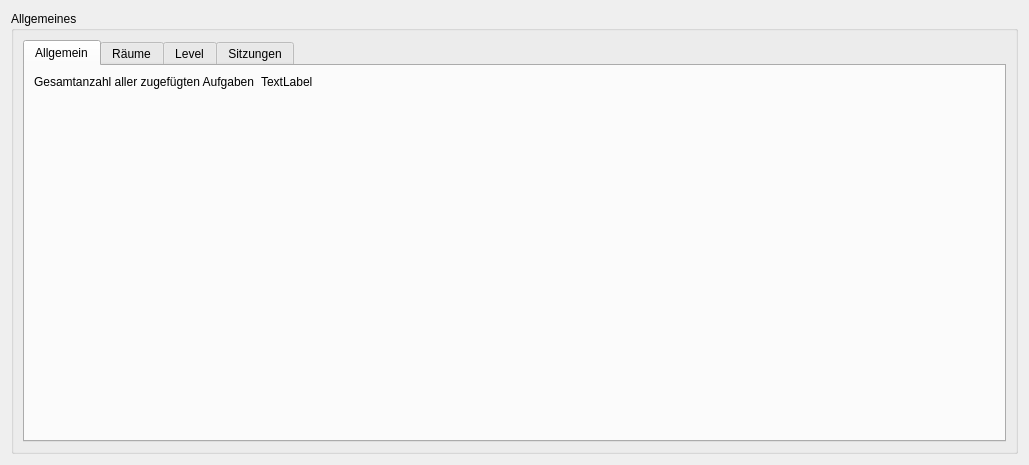
<?xml version="1.0" encoding="UTF-8"?>
<ui version="4.0">
 <class>Dialog</class>
 <widget class="QDialog" name="Dialog">
  <property name="geometry">
   <rect>
    <x>0</x>
    <y>0</y>
    <width>1029</width>
    <height>465</height>
   </rect>
  </property>
  <property name="windowTitle">
   <string>Dialog</string>
  </property>
  <layout class="QVBoxLayout" name="verticalLayout">
   <item>
    <widget class="QGroupBox" name="general_stats">
     <property name="title">
      <string>Allgemeines</string>
     </property>
     <layout class="QVBoxLayout" name="verticalLayout_5">
      <item>
       <widget class="QTabWidget" name="tabWidget">
        <property name="currentIndex">
         <number>0</number>
        </property>
        <widget class="QWidget" name="tab">
         <attribute name="title">
          <string>Allgemein</string>
         </attribute>
         <layout class="QFormLayout" name="formLayout">
          <item row="0" column="0">
           <widget class="QLabel" name="label">
            <property name="text">
             <string>Gesamtanzahl aller zugefügten Aufgaben</string>
            </property>
           </widget>
          </item>
          <item row="0" column="1">
           <widget class="QLabel" name="total_num_tasks">
            <property name="text">
             <string>TextLabel</string>
            </property>
           </widget>
          </item>
         </layout>
        </widget>
        <widget class="QWidget" name="widget">
         <attribute name="title">
          <string>Räume</string>
         </attribute>
         <layout class="QVBoxLayout" name="verticalLayout_4">
          <item>
           <widget class="QTableWidget" name="space_stats">
            <property name="editTriggers">
             <set>QAbstractItemView::NoEditTriggers</set>
            </property>
            <property name="alternatingRowColors">
             <bool>true</bool>
            </property>
            <property name="selectionBehavior">
             <enum>QAbstractItemView::SelectRows</enum>
            </property>
            <attribute name="horizontalHeaderHighlightSections">
             <bool>false</bool>
            </attribute>
            <attribute name="verticalHeaderVisible">
             <bool>false</bool>
            </attribute>
            <attribute name="verticalHeaderHighlightSections">
             <bool>false</bool>
            </attribute>
            <column>
             <property name="text">
              <string>Raum</string>
             </property>
            </column>
            <column>
             <property name="text">
              <string>erledigt</string>
             </property>
            </column>
            <column>
             <property name="text">
              <string>unerledigt</string>
             </property>
            </column>
            <column>
             <property name="text">
              <string>total</string>
             </property>
            </column>
           </widget>
          </item>
         </layout>
        </widget>
        <widget class="QWidget" name="widget">
         <attribute name="title">
          <string>Level</string>
         </attribute>
         <layout class="QVBoxLayout" name="verticalLayout_2">
          <item>
           <widget class="QTableWidget" name="level_stats">
            <property name="editTriggers">
             <set>QAbstractItemView::NoEditTriggers</set>
            </property>
            <property name="alternatingRowColors">
             <bool>true</bool>
            </property>
            <property name="selectionBehavior">
             <enum>QAbstractItemView::SelectRows</enum>
            </property>
            <attribute name="horizontalHeaderHighlightSections">
             <bool>false</bool>
            </attribute>
            <attribute name="verticalHeaderVisible">
             <bool>false</bool>
            </attribute>
            <attribute name="verticalHeaderHighlightSections">
             <bool>false</bool>
            </attribute>
            <column>
             <property name="text">
              <string>Level</string>
             </property>
            </column>
            <column>
             <property name="text">
              <string>erledigt</string>
             </property>
            </column>
            <column>
             <property name="text">
              <string>unerledigt</string>
             </property>
            </column>
            <column>
             <property name="text">
              <string>total</string>
             </property>
            </column>
           </widget>
          </item>
         </layout>
        </widget>
        <widget class="QWidget" name="widget">
         <attribute name="title">
          <string>Sitzungen</string>
         </attribute>
         <layout class="QVBoxLayout" name="verticalLayout_3">
          <item>
           <widget class="QTableWidget" name="session_stats">
            <property name="sizeAdjustPolicy">
             <enum>QAbstractScrollArea::AdjustToContentsOnFirstShow</enum>
            </property>
            <property name="editTriggers">
             <set>QAbstractItemView::NoEditTriggers</set>
            </property>
            <property name="dragDropOverwriteMode">
             <bool>false</bool>
            </property>
            <property name="alternatingRowColors">
             <bool>true</bool>
            </property>
            <property name="selectionBehavior">
             <enum>QAbstractItemView::SelectRows</enum>
            </property>
            <property name="sortingEnabled">
             <bool>true</bool>
            </property>
            <attribute name="horizontalHeaderCascadingSectionResizes">
             <bool>true</bool>
            </attribute>
            <attribute name="horizontalHeaderDefaultSectionSize">
             <number>120</number>
            </attribute>
            <attribute name="horizontalHeaderHighlightSections">
             <bool>true</bool>
            </attribute>
            <attribute name="horizontalHeaderMinimumSectionSize">
             <number>120</number>
            </attribute>
            <attribute name="horizontalHeaderShowSortIndicator" stdset="0">
             <bool>true</bool>
            </attribute>
            <attribute name="horizontalHeaderStretchLastSection">
             <bool>true</bool>
            </attribute>
            <attribute name="verticalHeaderVisible">
             <bool>false</bool>
            </attribute>
            <attribute name="verticalHeaderHighlightSections">
             <bool>false</bool>
            </attribute>
            <column>
             <property name="text">
              <string>Aufgabe</string>
             </property>
            </column>
            <column>
             <property name="text">
              <string>angefangen</string>
             </property>
            </column>
            <column>
             <property name="text">
              <string>aufgehört</string>
             </property>
            </column>
            <column>
             <property name="text">
              <string>beendet</string>
             </property>
            </column>
            <column>
             <property name="text">
              <string>Länge (mit Pausen)</string>
             </property>
            </column>
            <column>
             <property name="text">
              <string>Pufferzeit (Pausen)</string>
             </property>
            </column>
           </widget>
          </item>
         </layout>
        </widget>
       </widget>
      </item>
     </layout>
    </widget>
   </item>
  </layout>
 </widget>
 <resources/>
 <connections/>
</ui>
